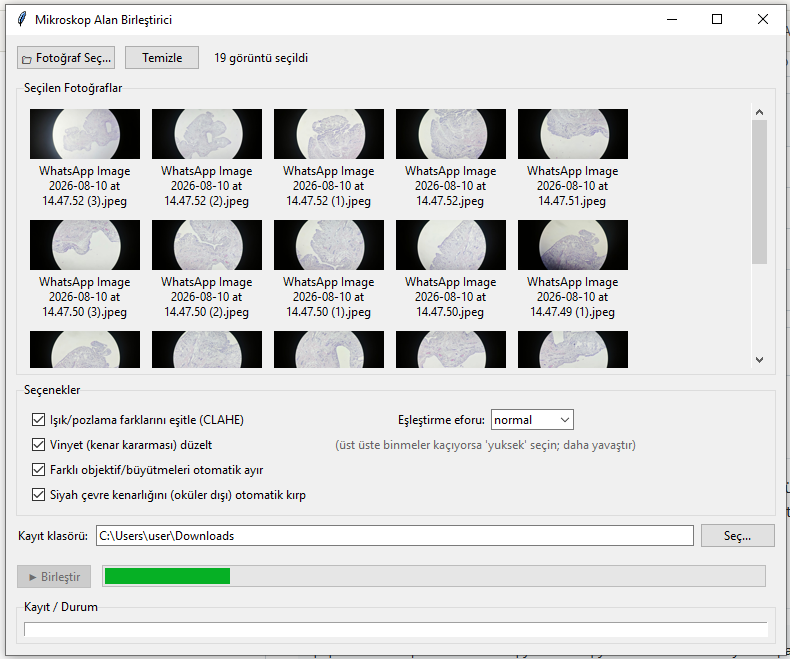
#> input picture screen.PNG, 790 x 659 px
$ python -i models.py   (imports and definitions only)   (older library calls are emulated)
#> lines starting #> are read from the running program, lines starting #| are printed output that depends on the picture; after the words box and inside, x2 and y2 are one past the last pixel; in counts of white or black regions, pixels touching at a corner belong together
#> further down, picture is the input picture: shape (659, 790, 3); mean B, G, R 215.5, 215.9, 215.2
from __future__ import annotations

import json
import math
import os
import re
import sys
from dataclasses import dataclass, field, asdict
from pathlib import Path
from typing import Callable, Iterable, Sequence

import cv2
import numpy as np
from scipy.optimize import least_squares
from scipy.sparse import lil_matrix

try:
    import tifffile
except Exception:  # optional until pyramidal TIFF is requested
    tifffile = None

ProgressFn = Callable[[str, float, str], None]


def _noop_progress(stage: str, fraction: float, message: str) -> None:
    return


@dataclass
class StitchSettings:
    work_max_dim: int = 750
    sift_features: int = 2600
    ratio_test: float = 0.78
    ransac_threshold: float = 3.0
    min_inliers: int = 16
    min_inlier_ratio: float = 0.22
    max_pair_error: float = 3.2
    all_pairs_limit: int = 30
    candidate_neighbors: int = 8
    objective_gap_ratio: float = 1.55
    same_objective_tolerance: float = 1.35
    background_target: int = 245
    flatfield_size: int = 384
    flatfield_percentile: float = 88.0
    flatfield_strength: float = 0.80
    seam_max_dim: int = 1500
    seam_mode: str = "graphcut"  # graphcut | voronoi | crisp
    blend_bands: int = 3
    max_canvas_megapixels: float = 220.0
    hybrid: bool = True
    save_png: bool = True
    save_pyramidal_tiff: bool = True
    save_preview: bool = True
    preview_max_dim: int = 2400
    deterministic_seed: int = 17


@dataclass
class Tile:
    index: int
    path: str
    name: str
    image: np.ndarray
    mask: np.ndarray
    crop_xy: tuple[int, int]
    work_image: np.ndarray
    work_mask: np.ndarray
    detect_image: np.ndarray
    feature_mask: np.ndarray
    work_scale: float
    focus_score: float
    white_point: np.ndarray
    keypoints: list = field(default_factory=list, repr=False)
    descriptors: np.ndarray | None = field(default=None, repr=False)
    corrected: np.ndarray | None = field(default=None, repr=False)


@dataclass
class MatchEdge:
    i: int
    j: int
    matrix_j_to_i: np.ndarray
    points_i: np.ndarray
    points_j: np.ndarray
    inlier_count: int
    match_count: int
    inlier_ratio: float
    median_error: float
    scale: float
    rotation_deg: float
    overlap_ratio: float
    span_x: float
    span_y: float
    score: float

    # [6 lines left out: function to_json, not called in this run]


@dataclass
class ObjectiveGroup:
    id: int
    tile_indices: list[int]
    relative_scale: float
    component_id: int


@dataclass
class PoseSolution:
    tile_indices: list[int]
    root: int
    matrices: dict[int, np.ndarray]
    used_edges: list[MatchEdge]
    rejected_edges: list[MatchEdge]
    median_residual: float


@dataclass
class RenderedMosaic:
    image: np.ndarray
    coverage: np.ndarray
    transforms: dict[int, np.ndarray]
    canvas_shift: np.ndarray
    source_indices: list[int]
    native_scale: float
    method: str


# [7 lines left out: function filename_capture_key, not called in this run]


def _largest_component(binary: np.ndarray) -> np.ndarray:
    n, labels, stats, _ = cv2.connectedComponentsWithStats(binary.astype(np.uint8), 8)
    if n <= 1:
        return np.zeros(binary.shape, np.uint8)
    label = 1 + int(np.argmax(stats[1:, cv2.CC_STAT_AREA]))
    return (labels == label).astype(np.uint8)


def detect_field_mask(image: np.ndarray) -> np.ndarray:
    """Detect the illuminated eyepiece field without filling exterior black arcs.

    The previous contour-fill pattern can turn a concave black eyepiece region into
    valid image data.  Here internal holes are filled only when they are not
    connected to *any* image border.
    """
    gray = cv2.cvtColor(image, cv2.COLOR_BGR2GRAY)
    h, w = gray.shape
#> h = 659; w = 790
    center = gray[h // 4: 3 * h // 4, w // 4: 3 * w // 4]
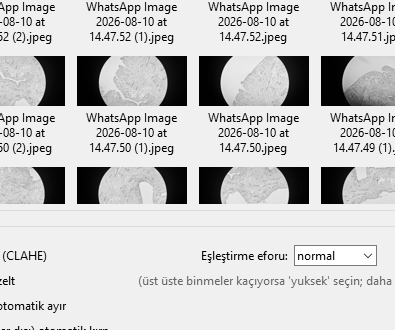
#> center: shape (330, 395); min 0, max 255, mean 202.9
    p90 = float(np.percentile(center, 90)) if center.size else 220.0
#> p90 = 240
    threshold = float(np.clip(p90 * 0.32, 28, 90))
#> threshold = 76.8
    bright = (gray > threshold).astype(np.uint8)
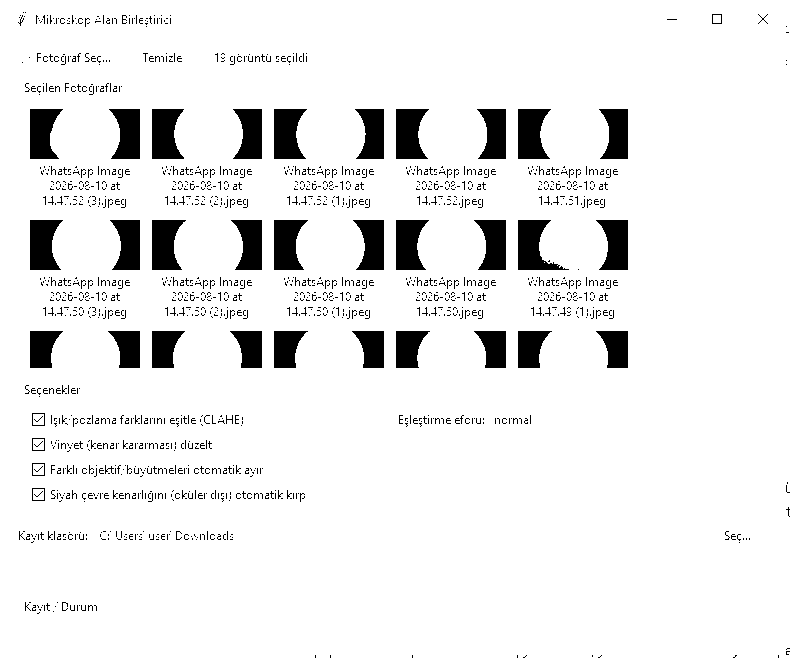
#> bright: shape (659, 790); values 0 (black) and 1 (white), 92% white; 1447 black regions (1407 under 20 px), largest, box (x1, y1, x2, y2) and area: (518, 220, 569, 270) 1341, (518, 109, 551, 159) 1281, (274, 109, 307, 159) 1279

    k = max(5, int(min(h, w) * 0.008)) | 1
#> k = 5
    kernel = cv2.getStructuringElement(cv2.MORPH_ELLIPSE, (k, k))
    bright = cv2.morphologyEx(bright, cv2.MORPH_CLOSE, kernel)
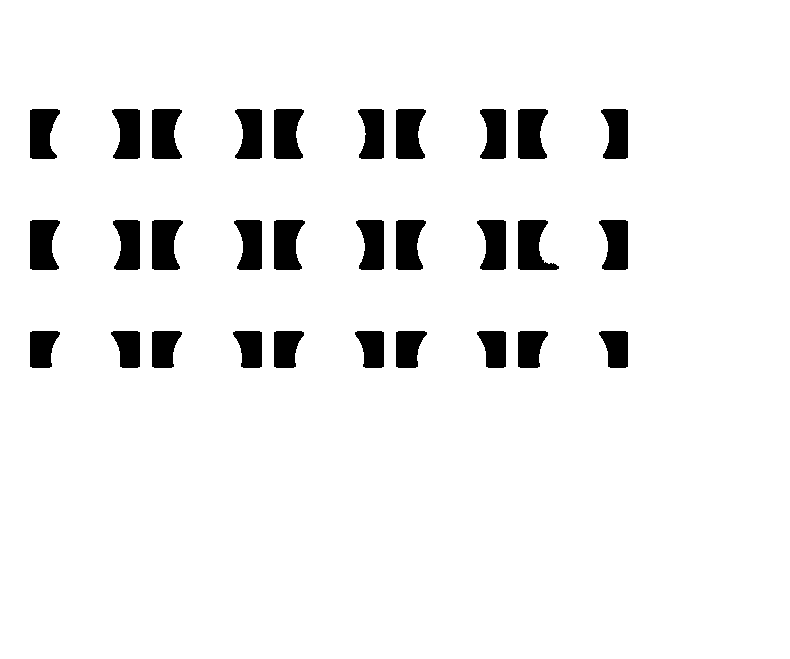
#> bright: shape (659, 790); values 0 (black) and 1 (white), 93.8% white; 30 black regions, largest, box (x1, y1, x2, y2) and area: (518, 220, 559, 270) 1300, (152, 109, 182, 159) 1261, (518, 109, 548, 159) 1261
    field = _largest_component(bright).astype(bool)
#> in _largest_component, `n, labels, stats, _ = cv2.connectedComponentsWithStats(binary.astype(n..`: n = 2; stats = [[30, 109, 598, 259, 32048], [0, 0, 790, 659, 488562]]
#> in _largest_component, `label = 1 + int(np.argmax(stats[1:, cv2.CC_STAT_AREA]))`: label = 1
    if not np.any(field):
        return np.full((h, w), 255, np.uint8)

    inverse = (~field).astype(np.uint8)
    n, labels, _, _ = cv2.connectedComponentsWithStats(inverse, 8)
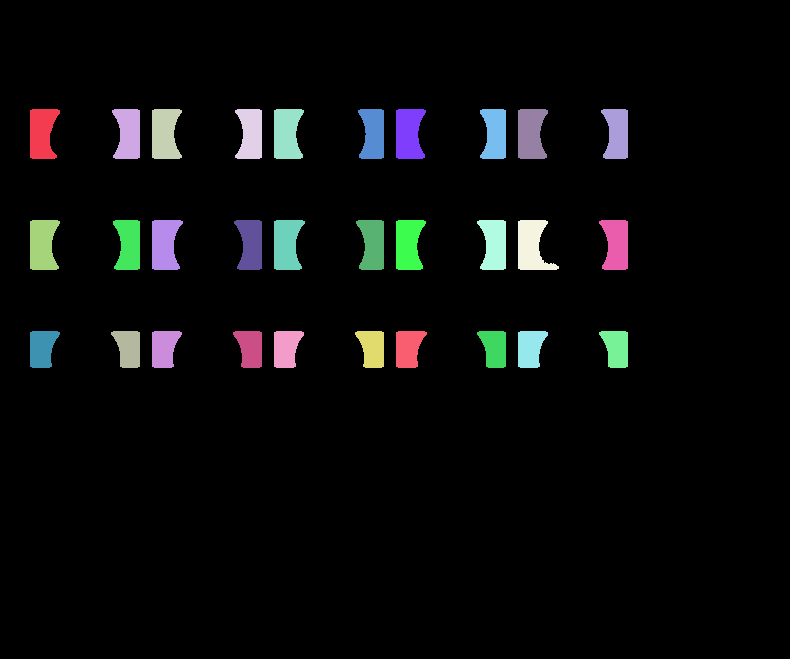
#> labels: shape (659, 790) int32; 31 distinct labels, from 0 to 30; one colour per label, 0 black
#> n = 31
    border_labels = np.unique(np.concatenate((labels[0], labels[-1], labels[:, 0], labels[:, -1])))
#> border_labels = [0]
    external = np.isin(labels, border_labels)
    holes = (inverse > 0) & (~external)
    field |= holes
#> field: shape (659, 790) bool; 6.16% of pixels changed, all inside (x1, y1, x2, y2) = (30, 109, 628, 368)

    erosion = max(5, int(min(h, w) * 0.015)) | 1
#> erosion = 9
    field_u8 = field.astype(np.uint8) * 255
#> field_u8: shape (659, 790); every value is 255
    field_u8 = cv2.erode(
        field_u8,
        cv2.getStructuringElement(cv2.MORPH_ELLIPSE, (erosion, erosion)),
    )
    return field_u8


# [109 lines left out: functions crop_to_field, estimate_white_point, make_feature_images, focus_measure, load_tiles, extract_features, not called in this run]

>>> import cv2
>>> picture = cv2.imread('../screen.PNG')
>>> result = detect_field_mask(picture)
